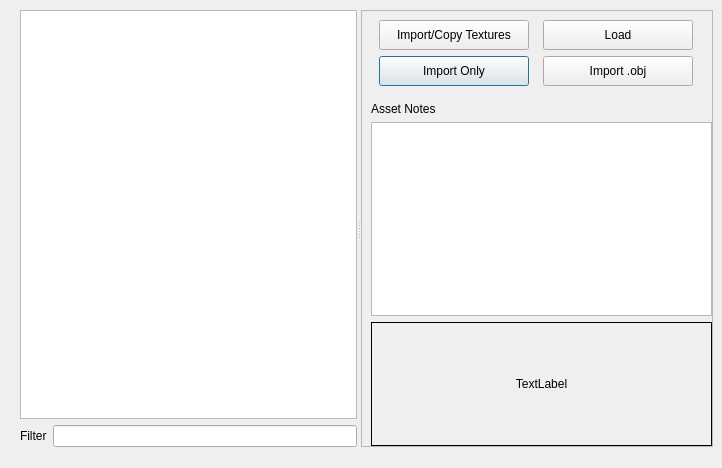
<?xml version="1.0" encoding="UTF-8"?>
<ui version="4.0">
 <class>Dialog</class>
 <widget class="QDialog" name="Dialog">
  <property name="geometry">
   <rect>
    <x>0</x>
    <y>0</y>
    <width>722</width>
    <height>468</height>
   </rect>
  </property>
  <property name="windowTitle">
   <string>Dialog</string>
  </property>
  <widget class="QSplitter" name="splitter">
   <property name="geometry">
    <rect>
     <x>20</x>
     <y>10</y>
     <width>693</width>
     <height>437</height>
    </rect>
   </property>
   <property name="orientation">
    <enum>Qt::Horizontal</enum>
   </property>
   <widget class="QFrame" name="frame_5">
    <property name="frameShape">
     <enum>QFrame::NoFrame</enum>
    </property>
    <property name="frameShadow">
     <enum>QFrame::Plain</enum>
    </property>
    <property name="lineWidth">
     <number>0</number>
    </property>
    <layout class="QGridLayout" name="gridLayout_10">
     <property name="margin">
      <number>0</number>
     </property>
     <property name="spacing">
      <number>0</number>
     </property>
     <item row="2" column="0">
      <layout class="QVBoxLayout" name="rightBelow_verticalLayout_5">
       <property name="spacing">
        <number>0</number>
       </property>
       <item>
        <widget class="QListWidget" name="assets_listWidget_4">
         <property name="toolTip">
          <string notr="true"/>
         </property>
         <property name="statusTip">
          <string notr="true"/>
         </property>
         <property name="whatsThis">
          <string notr="true"/>
         </property>
         <property name="accessibleName">
          <string notr="true"/>
         </property>
         <property name="accessibleDescription">
          <string notr="true"/>
         </property>
        </widget>
       </item>
       <item>
        <layout class="QHBoxLayout" name="horizontalLayout_3">
         <property name="spacing">
          <number>6</number>
         </property>
         <property name="topMargin">
          <number>6</number>
         </property>
         <item>
          <widget class="QLabel" name="filter_label_2">
           <property name="text">
            <string>Filter</string>
           </property>
          </widget>
         </item>
         <item>
          <widget class="QLineEdit" name="filter_lineEdit_2"/>
         </item>
        </layout>
       </item>
      </layout>
     </item>
    </layout>
   </widget>
   <widget class="QFrame" name="frame_6">
    <property name="frameShape">
     <enum>QFrame::StyledPanel</enum>
    </property>
    <property name="frameShadow">
     <enum>QFrame::Raised</enum>
    </property>
    <layout class="QGridLayout" name="gridLayout_11">
     <property name="rightMargin">
      <number>0</number>
     </property>
     <property name="bottomMargin">
      <number>0</number>
     </property>
     <item row="3" column="0">
      <layout class="QVBoxLayout" name="rightBelow_verticalLayout_6">
       <item>
        <widget class="QLabel" name="assetNotes_label_4">
         <property name="toolTip">
          <string notr="true"/>
         </property>
         <property name="statusTip">
          <string notr="true"/>
         </property>
         <property name="whatsThis">
          <string notr="true"/>
         </property>
         <property name="accessibleName">
          <string notr="true"/>
         </property>
         <property name="accessibleDescription">
          <string notr="true"/>
         </property>
         <property name="layoutDirection">
          <enum>Qt::LeftToRight</enum>
         </property>
         <property name="text">
          <string notr="true">Asset Notes</string>
         </property>
         <property name="alignment">
          <set>Qt::AlignLeading|Qt::AlignLeft|Qt::AlignVCenter</set>
         </property>
        </widget>
       </item>
       <item>
        <widget class="QTextEdit" name="notes_textEdit_4"/>
       </item>
       <item>
        <widget class="QLabel" name="thumb_label_4">
         <property name="sizePolicy">
          <sizepolicy hsizetype="Preferred" vsizetype="Preferred">
           <horstretch>0</horstretch>
           <verstretch>0</verstretch>
          </sizepolicy>
         </property>
         <property name="minimumSize">
          <size>
           <width>221</width>
           <height>124</height>
          </size>
         </property>
         <property name="maximumSize">
          <size>
           <width>884</width>
           <height>496</height>
          </size>
         </property>
         <property name="sizeIncrement">
          <size>
           <width>1</width>
           <height>1</height>
          </size>
         </property>
         <property name="baseSize">
          <size>
           <width>0</width>
           <height>0</height>
          </size>
         </property>
         <property name="toolTip">
          <string notr="true"/>
         </property>
         <property name="statusTip">
          <string notr="true"/>
         </property>
         <property name="whatsThis">
          <string notr="true"/>
         </property>
         <property name="accessibleName">
          <string notr="true"/>
         </property>
         <property name="accessibleDescription">
          <string notr="true"/>
         </property>
         <property name="frameShape">
          <enum>QFrame::Box</enum>
         </property>
         <property name="text">
          <string>TextLabel</string>
         </property>
         <property name="scaledContents">
          <bool>false</bool>
         </property>
         <property name="alignment">
          <set>Qt::AlignCenter</set>
         </property>
         <property name="margin">
          <number>0</number>
         </property>
        </widget>
       </item>
      </layout>
     </item>
     <item row="0" column="0">
      <layout class="QGridLayout" name="rightUp_gridLayout_4">
       <property name="rightMargin">
        <number>10</number>
       </property>
       <property name="bottomMargin">
        <number>10</number>
       </property>
       <item row="1" column="0">
        <widget class="QPushButton" name="importOnly_pushButton_4">
         <property name="minimumSize">
          <size>
           <width>100</width>
           <height>30</height>
          </size>
         </property>
         <property name="maximumSize">
          <size>
           <width>150</width>
           <height>30</height>
          </size>
         </property>
         <property name="toolTip">
          <string notr="true"/>
         </property>
         <property name="statusTip">
          <string notr="true"/>
         </property>
         <property name="whatsThis">
          <string notr="true"/>
         </property>
         <property name="accessibleName">
          <string notr="true"/>
         </property>
         <property name="accessibleDescription">
          <string notr="true"/>
         </property>
         <property name="text">
          <string notr="true">Import Only</string>
         </property>
        </widget>
       </item>
       <item row="0" column="3">
        <widget class="QPushButton" name="load_pushButton_4">
         <property name="minimumSize">
          <size>
           <width>100</width>
           <height>30</height>
          </size>
         </property>
         <property name="maximumSize">
          <size>
           <width>150</width>
           <height>30</height>
          </size>
         </property>
         <property name="toolTip">
          <string notr="true"/>
         </property>
         <property name="statusTip">
          <string notr="true"/>
         </property>
         <property name="whatsThis">
          <string notr="true"/>
         </property>
         <property name="accessibleName">
          <string notr="true"/>
         </property>
         <property name="accessibleDescription">
          <string notr="true"/>
         </property>
         <property name="text">
          <string notr="true">Load</string>
         </property>
        </widget>
       </item>
       <item row="1" column="3">
        <widget class="QPushButton" name="importObj_pushButton_4">
         <property name="minimumSize">
          <size>
           <width>100</width>
           <height>30</height>
          </size>
         </property>
         <property name="maximumSize">
          <size>
           <width>150</width>
           <height>30</height>
          </size>
         </property>
         <property name="toolTip">
          <string notr="true"/>
         </property>
         <property name="statusTip">
          <string notr="true"/>
         </property>
         <property name="whatsThis">
          <string notr="true"/>
         </property>
         <property name="accessibleName">
          <string notr="true"/>
         </property>
         <property name="accessibleDescription">
          <string notr="true"/>
         </property>
         <property name="text">
          <string notr="true">Import .obj</string>
         </property>
        </widget>
       </item>
       <item row="0" column="0">
        <widget class="QPushButton" name="importAndCopy_pushButton_4">
         <property name="minimumSize">
          <size>
           <width>100</width>
           <height>30</height>
          </size>
         </property>
         <property name="maximumSize">
          <size>
           <width>150</width>
           <height>30</height>
          </size>
         </property>
         <property name="toolTip">
          <string notr="true"/>
         </property>
         <property name="statusTip">
          <string notr="true"/>
         </property>
         <property name="whatsThis">
          <string notr="true"/>
         </property>
         <property name="accessibleName">
          <string notr="true"/>
         </property>
         <property name="accessibleDescription">
          <string notr="true"/>
         </property>
         <property name="text">
          <string notr="true">Import/Copy Textures</string>
         </property>
        </widget>
       </item>
      </layout>
     </item>
    </layout>
   </widget>
  </widget>
 </widget>
 <resources/>
 <connections/>
</ui>
